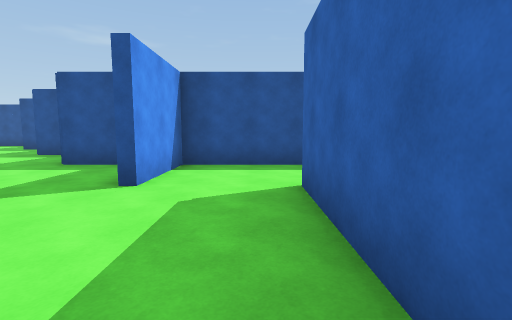
View 1 (above)

24 first-person views from a walk through a Unity game level. The camera is 1.5 m above the floor, tilts 6° down and sees 85° across. The floor is counted in squares, 2 m on a side. Each view is taken from the middle of a square. On the plan, view 1 faces up. The plan holds only what a view shows up to about 10 squares ahead; the rest is blank. The place goes on beyond the plan. Surface patterns are stand-ins for the level's own textures.

View 2
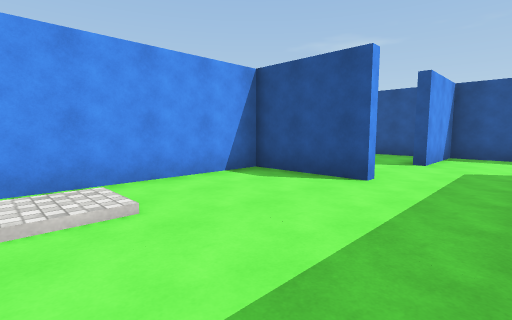

View 3
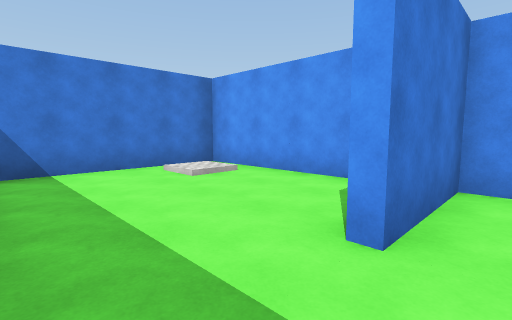

View 4
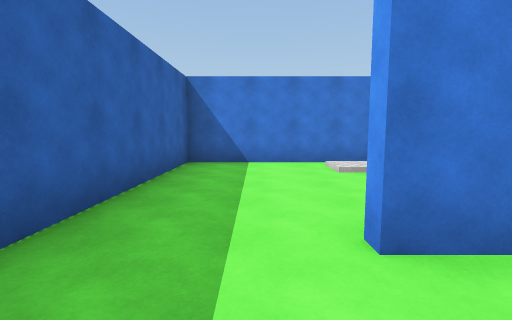

View 5
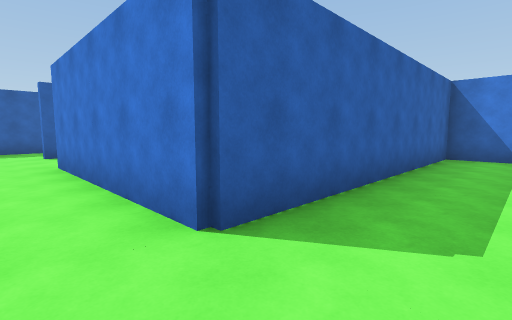

View 6
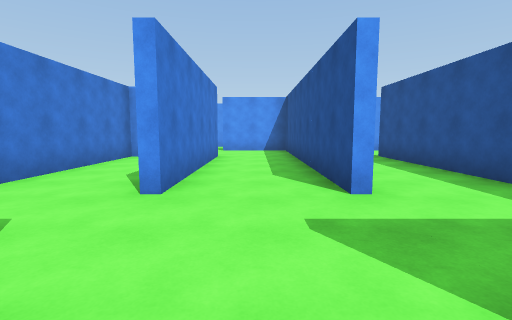

View 7
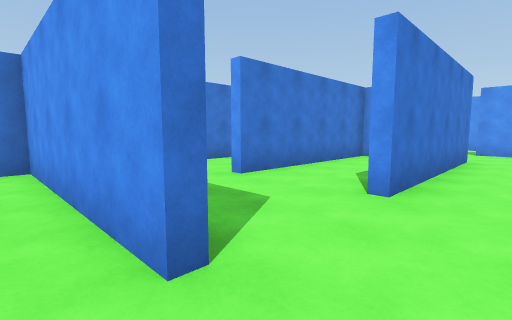

View 8
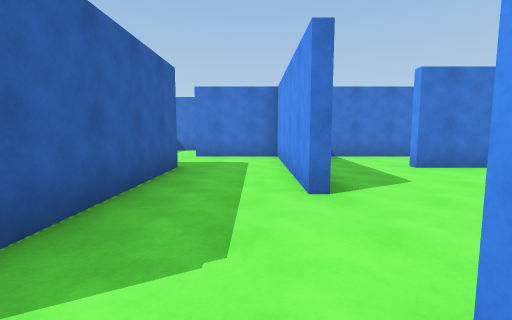

View 9
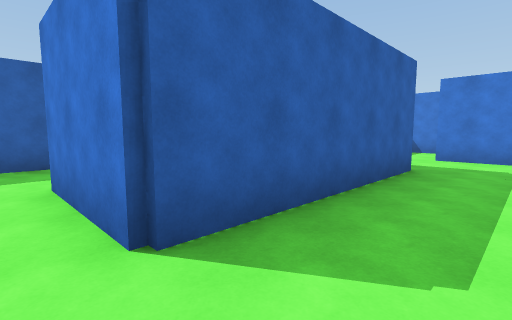

View 10
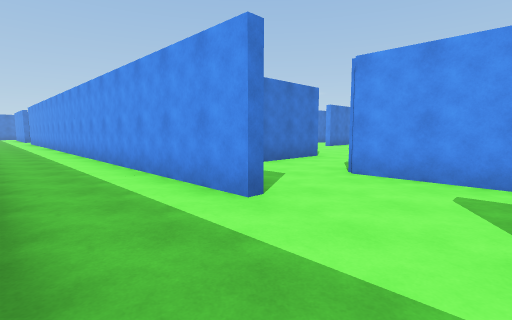

View 11
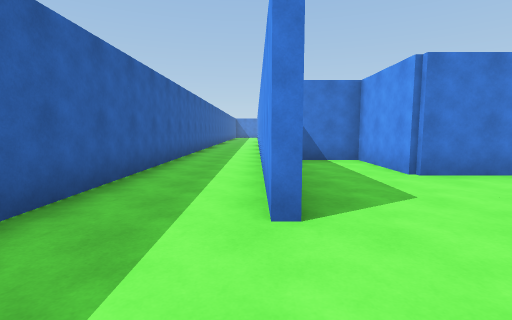

View 12
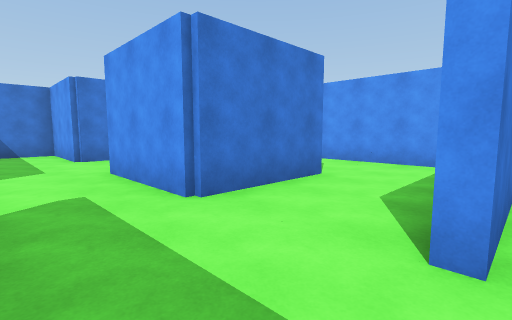

View 13
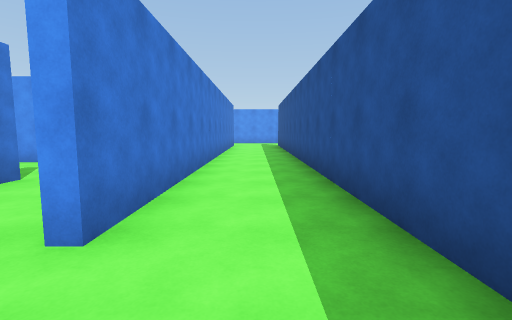

View 14
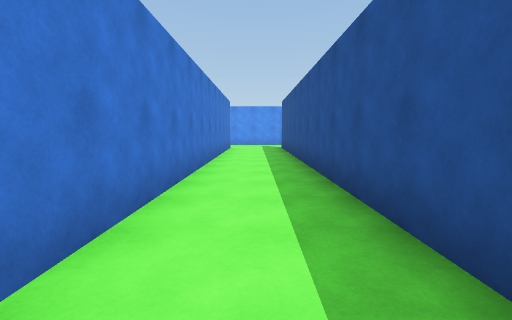

View 15
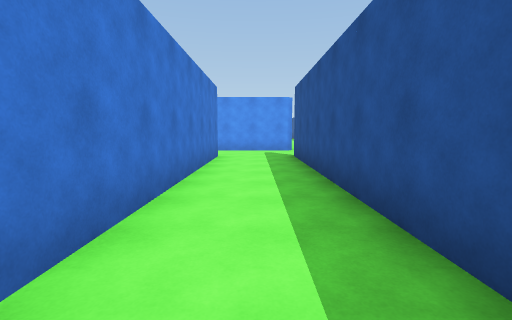

View 16
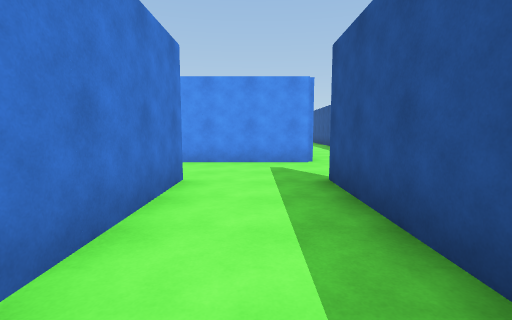

View 17
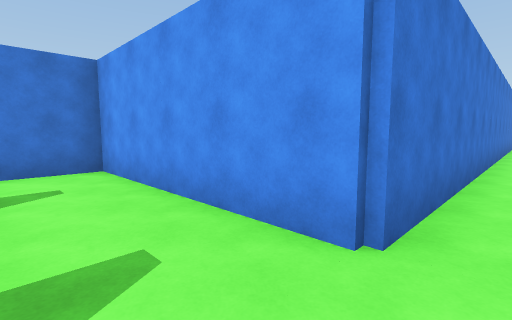

View 18
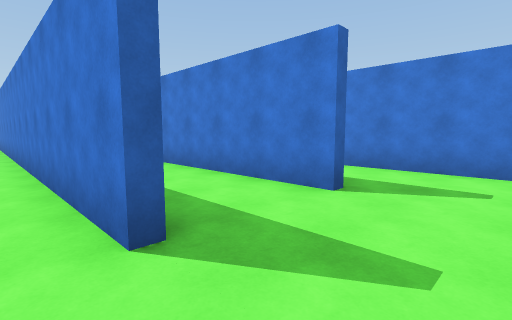

View 19
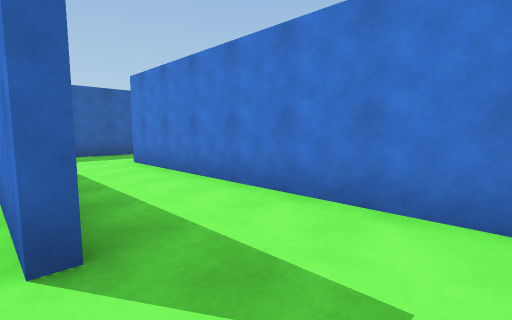

View 20
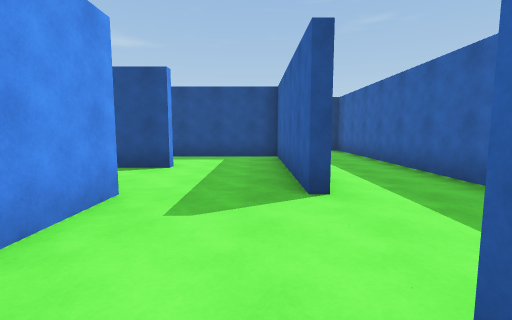

View 21
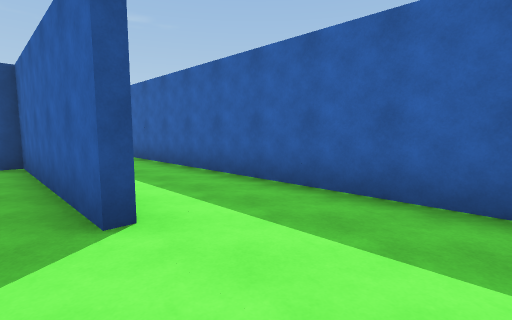

View 22
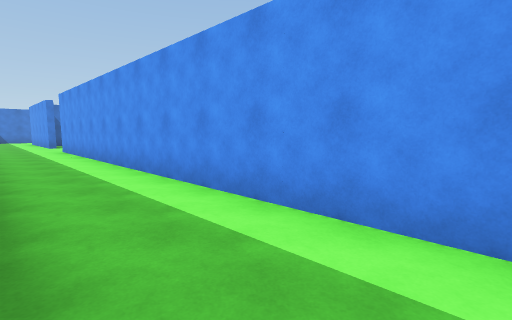

View 23
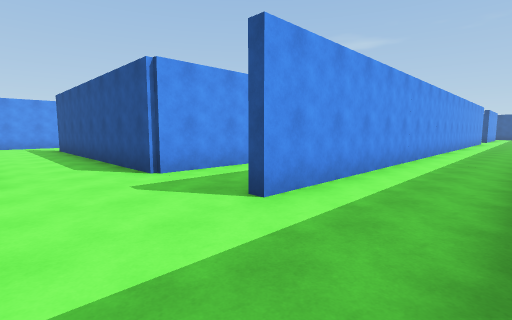

View 24
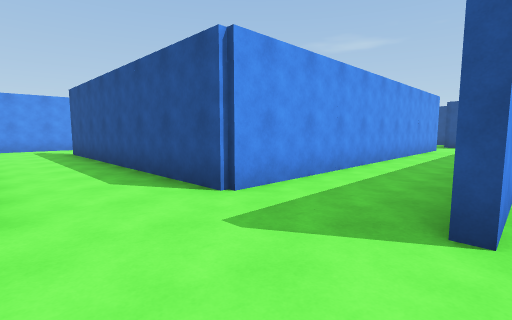

### Floor plan
Ten units are one square. View 1 is at (0, 0); x grows to the right and y downward. Boxes are objects, and circles mark ways between rooms. Rooms are numbered by the first view taken in them; rooms with no view inside come last. Other rooms are left out.
<svg viewBox="-140 -180 326 290">
<path fill="none" stroke="#000" d="M-16 -11 -41 -11 -41 36 6 36 6 -14M6 -14 6 -39M34 94 34 105M8 -14 58 -14M106 -11 106 -64 134 -64 134 -39 149 -39M134 -6 134 89 58 89M84 -39 84 11 108 11M6 -39 58 -39M58 -61 -16 -61 -16 -38M181 -10 181 -175M51 -86 8 -86M156 -60 156 -68M159 -88 159 88M106 -114 134 -114 134 -86M84 -126 84 -104M156 -111 156 -144M134 -136 121 -136M6 -164 126 -164M-135 -164 -16 -164 -16 -154M6 -139 132 -139M-16 -154 -16 -134M156 -144 156 -161 8 -161M-16 -134 -16 -114 58 -114M55 11 69 11M-25 -61 -35 -61"/>
<circle cx="-5" cy="-10" r="3" fill="#2a7"/>
<circle cx="-5" cy="-40" r="3" fill="#2a7"/>
<circle cx="-5" cy="-160" r="3" fill="#2a7"/>
<circle cx="145" cy="-140" r="3" fill="#2a7"/>
<circle cx="65" cy="-10" r="3" fill="#2a7"/>
<circle cx="-5" cy="-140" r="3" fill="#2a7"/>
<text x="-10" y="10">1</text>
<text x="-10" y="-30">2</text>
<text x="50" y="90">3</text>
<text x="60" y="-150">4</text>
<text x="30" y="-130">5</text>
<text x="60" y="0">6</text>
<text x="-30" y="-50">7</text>
</svg>
Room 1 opens to room 2. Room 2 opens to room 3. Room 3 opens to room 4. Room 3 opens to room 6. Room 4 opens to room 5.

Where each view was taken, in squares from view 1:
view 1: 0 up, 0 right, facing up
view 2: 3 down, 0 right, facing up-left
view 3: 2 up, 0 right, facing down-left
view 4: 3 up, 1 left, facing down
view 5: 5 up, 1 left, facing down-right
view 6: 5 up, 9 right, facing left
view 7: 5 up, 9 right, facing down-left
view 8: 7 up, 9 right, facing down
view 9: 7 up, 9 right, facing down-right
view 10: 11 up, 18 right, facing down-left
view 11: 11 up, 16 right, facing down
view 12: 14 up, 15 right, facing down-left
view 13: 15 up, 15 right, facing left
view 14: 15 up, 13 right, facing left
view 15: 15 up, 9 right, facing left
view 16: 15 up, 5 right, facing left
view 17: 17 up, 0 right, facing down-left
view 18: 17 up, 1 left, facing down-right
view 19: 14 up, 1 left, facing down-right
view 20: 8 up, 15 right, facing up
view 21: 9 up, 15 right, facing up-right
view 22: 3 up, 18 right, facing down-left
view 23: 11 down, 18 right, facing up-left
view 24: 11 down, 16 right, facing up-left
